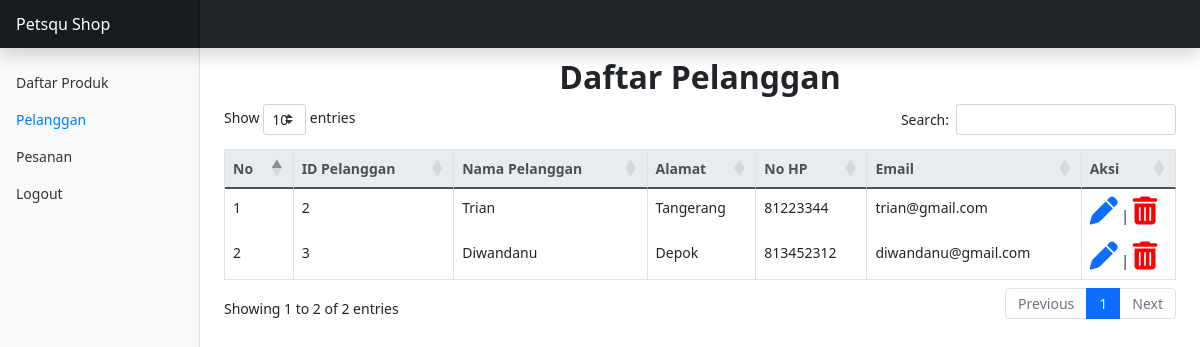
The app's page /pelanggan.php with its own data.
### tables this page shows
CREATE TABLE `tb_pengguna` (
  `id_pengguna` int(4) NOT NULL,
  `nama_pengguna` varchar(30) NOT NULL,
  `alamat` text NOT NULL,
  `no_hp` int(13) NOT NULL,
  `email` varchar(30) NOT NULL,
  `password` varchar(10) NOT NULL,
  `role` varchar(5) NOT NULL
);

### function.php (called while the page is built, shortened)
<?php
$conn = mysqli_connect("localhost", "root", "", "db_petsqu");
function query($query)
{
    global $conn;
    $result = mysqli_query($conn, $query);
    $rows = [];
    while ($row = mysqli_fetch_assoc($result)) {
        $rows[] = $row;
    }
    return $rows;
}

### pelanggan.php (the view, shortened to what this page needs)
<?php
include 'function.php';
$pelanggan = query("SELECT * FROM tb_pengguna WHERE role='user'");
?>
<!doctype html>
<html lang="en">
<head>
  <link rel="stylesheet" href="https://stackpath.bootstrapcdn.com/bootstrap/4.5.0/css/bootstrap.min.css">
  <link rel="stylesheet" type="text/css" href="https://cdn.datatables.net/1.10.21/css/dataTables.bootstrap4.min.css">
  <link href="css/bootstrap.min.css" rel="stylesheet">
  <link href="css/dashboard_admin.css" rel="stylesheet">
</head>
<body>
  <header class="navbar navbar-dark sticky-top bg-dark flex-md-nowrap p-0 shadow">
    <a class="navbar-brand col-md-3 col-lg-2 me-0 px-3" href="admin.php">Petsqu Shop</a>
  </header>
  <div class="container-fluid">
    <div class="row">
      <nav id="sidebarMenu" class="col-md-3 col-lg-2 d-md-block bg-light sidebar collapse">
        <div class="position-sticky pt-3">
          <ul class="nav flex-column">
            <li class="nav-item">
              <a class="nav-link" href="admin.php">
                Daftar Produk
              </a>
            </li>
            <li class="nav-item">
              <a class="nav-link active" aria-current="page" href="pelanggan.php">
                Pelanggan
              </a>
            </li>
            <li class="nav-item">
              <a class="nav-link" href="pesanan.php">
                Pesanan
              </a>
            </li>
            <li class="nav-item">
              <a class="nav-link" href="logout.php">
                Logout
              </a>
            </li>
          </ul>
        </div>
      </nav>
      <main class="col-md-9 ms-sm-auto col-lg-10 px-md-4">
        <h2 style="text-align: center; margin-top: 1%;"><b>Daftar Pelanggan</b></h2>
        <table class="table table-bordered" id="example">
        <thead class="thead-light">
          <tr>
            <th>No</th>
            <th>ID Pelanggan</th>
            <th>Nama Pelanggan</th>
            <th>Alamat</th>
            <th>No HP</th>
            <th>Email</th>
            <th>Aksi</th>
          </tr>
        </thead>
        <tbody>
        <?php $i = 1; ?>
        <?php foreach ($pelanggan as $row) : ?>
          <tr>
            <td><?= $i; ?></td>
            <td><?= $row["id_pengguna"]; ?></td>
            <td><?= $row["nama_pengguna"]; ?></td>
            <td><?= $row["alamat"]; ?></td>
            <td><?= $row["no_hp"]; ?></td>
            <td><?= $row["email"]; ?></td>
            <td>
              <a href="ubah_pelanggan.php?id_pengguna=<?=$row["id_pengguna"];?>"><i class="fas fa-pen fa-2x"></i></a> |
              <a href="hapus_pelanggan.php?id_pengguna=<?=$row["id_pengguna"];?>" onclick="return confirm ('Pelanggan Akan Dihapus, Apakah Kamu Yakin?');"><i class="fas fa-trash-alt fa-2x" style="color: red;"></i></a>
            </td>
          </tr>
        <?php $i++; ?>
        <?php endforeach; ?>
        </tbody>
        </table>
      </main>
    </div>
  </div>
</body>
</html>

### css/dashboard_admin.css (style rules this page uses)
body { font-size: .875rem; }
.sidebar { position: fixed; top: 0; bottom: 0; left: 0; z-index: 100; padding: 48px 0 0; box-shadow: inset -1px 0 0 rgba(0, 0, 0, .1); }
.sidebar .nav-link { font-weight: 500; color: #333; }
.sidebar .nav-link.active { color: #007bff; }
.navbar-brand { padding-top: .75rem; padding-bottom: .75rem; font-size: 1rem; background-color: rgba(0, 0, 0, .25); box-shadow: inset -1px 0 0 rgba(0, 0, 0, .25); }

### records on screen
tb_pengguna: id_pengguna "2", nama_pengguna "Trian", alamat "Tangerang", no_hp "81223344", email "trian@gmail.com"
tb_pengguna: id_pengguna "3", nama_pengguna "Diwandanu", alamat "Depok", no_hp "813452312", email "diwandanu@gmail.com"
